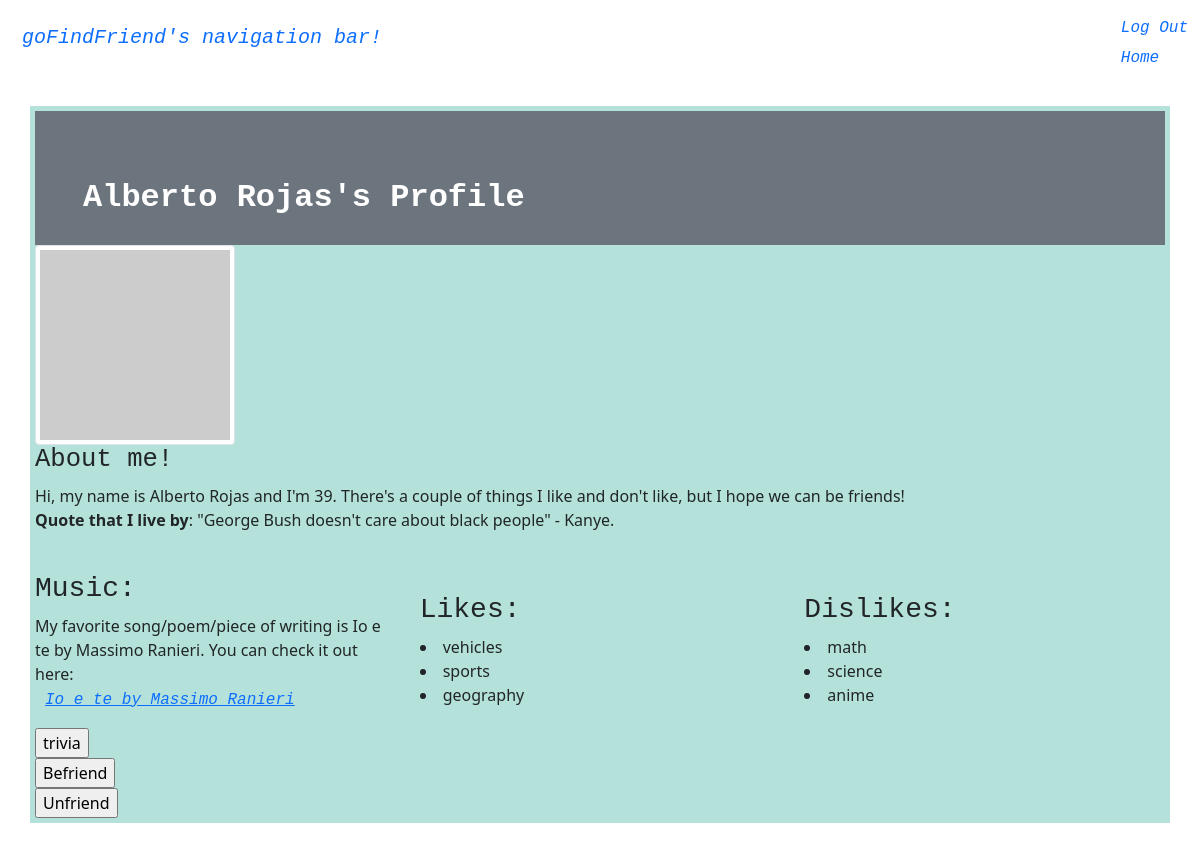
Screenshot of /friend/Alberto Rojas with the database file from the repository.
### tables this page shows
CREATE TABLE profiles (name TEXT, user TEXT, pfp TEXT, age TEXT, songURL TEXT, songName TEXT, quote TEXT, like1 TEXT, like2 TEXT, like3 TEXT, dislike1 TEXT, dislike2 TEXT, dislike3 TEXT, friendship TEXT);

### __init__.py (the view)
@app.route("/friend/<string:name>", methods = ['GET','POST'])
def saved_profile(name):
    char1 = {
        "name" : get_profile_value(name,"name"),
        "age" : get_profile_value(name,"age"),
        "pfp": get_profile_value(name, "pfp"),
        "quote": get_profile_value(name, "quote"),
        "song": {"name": get_profile_value(name,"songName"), "url": get_profile_value(name,"songURL")},
        "likes": [get_profile_value(name, "like1"), get_profile_value(name, "like2"), get_profile_value(name, "like3")],
        "dislikes": [get_profile_value(name, "dislike1"), get_profile_value(name, "dislike2"), get_profile_value(name, "dislike3")],
        "friendship": get_profile_value(name, "friendship"),
    }
    session["character"] = char1
    return render_template("profile.html", character=session["character"])

### data/data_functions_v2.py (called while the page is built)
def profile_exists(name):
    return profiles.value_exists(name)

def get_profile_value(name, field):
    if(not profile_exists(name)):
        raise KeyError("the given profile cannot be found")
    else:
        return profiles.get_value(name,field)

### data/table.py (called while the page is built)
    def get_value_list(self, search, field):
        self.c.execute(
            f"SELECT {field} FROM {self.table_name} WHERE {self.search_field} = ?", [search])
        return self.c.fetchone()

    def get_value(self, search, field):
        value_list = self.get_value_list(search, field)
        return value_list[0]

    def value_exists(self, search):
        value_list = self.get_value_list(search, "1")
        return bool(value_list)

### templates/profile.html (shortened to what this page needs)
<!DOCTYPE html>
<html lang="en">
    <head>
        <link href="https://cdn.jsdelivr.net/npm/bootstrap@5.1.3/dist/css/bootstrap.min.css" rel="stylesheet"
>
        <link href="/css/stylesheet" type="text/css" rel="customStyle">
    </head>
    <nav class="navbar navbar-default">
        <div class="container-fluid">
        <div class="navbar-header">
            <a class="navbar-brand" href="/">goFindFriend's navigation bar!</a>
        </div>
        <ul class="nav navbar-nav navbar-right">
            <li class="nav-item"><a class="nav-link" href="/logout"> Log Out</a></li>
            <li class="nav-item"><a class="nav-link" href="/"> Home</a></li>
        </ul>
        </div>
    </nav>
    <div class="body">
        <body>
            <div class="p-5 bg-secondary text-white">
                <h1>
                    {{character.name}}'s Profile
                </h1>
            </div>
            <img src = "{{character.pfp}}" alt="Fish" class = "img-thumbnail" style="width: 200px; height: 200px; object-fit: cover; object-position: 10%;">
            <div>
                <h2>About me!</h2>
                <p>
                    Hi, my name is {{character.name}} and I'm {{character.age}}. There's a couple of things I like and don't like, but I hope we can be friends! <br>
                    <b> Quote that I live by</b>: {{character.quote}}.
                </p>
                <br>
                <div class = "row align-items-center">
                    <div class="col">
                        <h3>
                            Music:
                        </h3>
                        <p>
                            My favorite song/poem/piece of writing is {{character.song.name}}. You can check it out here: <br>
                            <a href={{character.song.url}}>{{character.song.name}}</a>
                        </p>
                    </div>
                    <div class="col">
                        <h3>
                            Likes:
                        </h3>
                        <list>
                            {% for item in character.likes %}
                            <li>{{item}}</li>
                            {% endfor %}
                        </list>
                    </div>
                    <div class="col">
                        <h3>
                            Dislikes:
                        </h3>
                        <list>
                            {% for item in character.dislikes %}
                            <li>{{item}}</li>
                            {% endfor %}
                        </list>
                    </div>
                </div>
            </div>
            <div>
                <form action="/game">
                    <input type="submit" value="trivia" />
                </form>
            </div>
            <div>
                <form action="/save">
                    <input type="submit" value="Befriend" />
                </form>
            </div>
            <div>
                <form action="/unfriend">
                    <input type="submit" value="Unfriend" />
                </form>
            </div>
        </body>
    </div>
</html>

### templates/profile.html (style rules this page uses)
div.body { background-color: rgb(180, 226, 218); margin: 30px; margin-bottom: 30px; padding: 5px; }
h1 { font-family: courier; font-weight: bold; font-size: 200%; margin-top: 20px; margin-bottom: -20px; }
h2 { font-family: courier; font-size: 160%; }
h3 { font-family: courier; }
a { font-family: courier; padding: 10px; font-style: italic; margin-bottom: -10px; }

### rows the page displays
profiles: name "Alberto Rojas", age "39", quote "\"George Bush doesn't care about black people\" - Kanye", song.name "Io e te by Massimo Ranieri", like1 "vehicles", like2 "sports", like3 "geography", dislike1 "math", dislike2 "science", dislike3 "anime"
